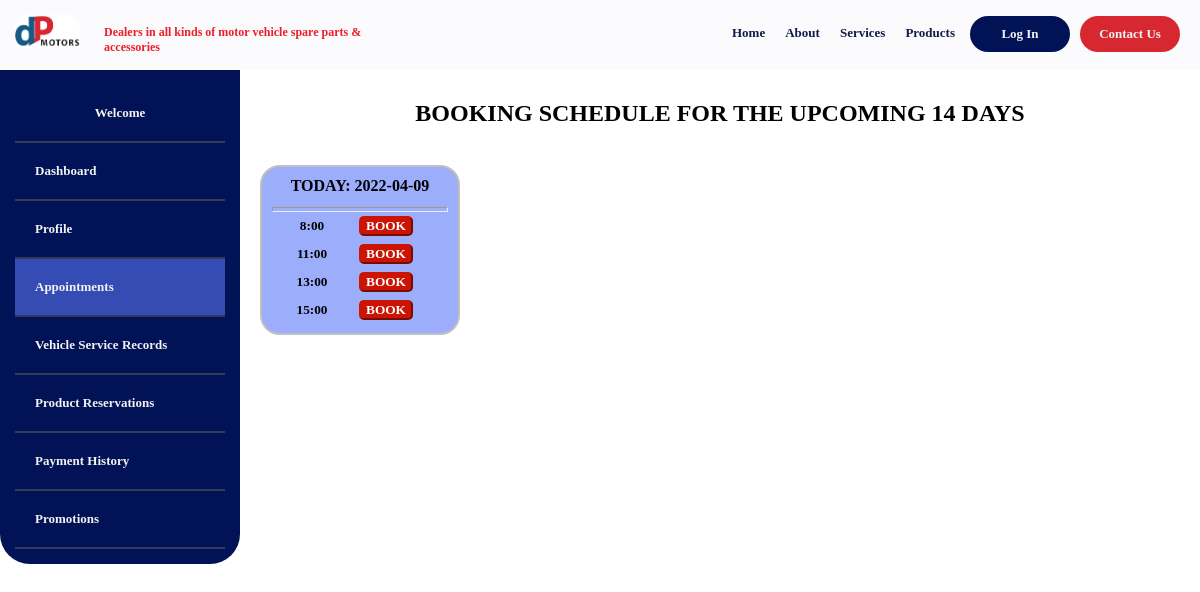
The app's page /UI/Customer/customer appointments/bookAppointment.php with its own data.
### tables this page shows
CREATE TABLE IF NOT EXISTS `schedule` (
  `id` int(11) NOT NULL AUTO_INCREMENT,
  `date` date NOT NULL,
  `timeslot` int(10) NOT NULL,
  `state` varchar(11) NOT NULL,
  PRIMARY KEY (`id`)
);

### UI/Customer/customer appointments/bookAppointment.php (the view, shortened to what this page needs)
<!DOCTYPE HTML>
<html lang="en">
<head>
    <link rel="stylesheet" href="../../../css/main.css">
    <link rel="stylesheet" href="../../../css/schedule.css">
</head>
<body>
    <div class="row r1">
        <?php include_once("../customerTopNav.php");?>
    </div>
    <div class="row r3">
        <div class="col-15 sideNav">
        <?php include_once("../customerSideNav.php");?>
        </div>
        <div class="col-16 content">
            <div class="row">
                <div class="col-12">
                    <h2 style="text-align:center;">BOOKING SCHEDULE FOR THE UPCOMING 14 DAYS</h2>
                    <br>
                </div>
                <?php
                    $sql = "SELECT DISTINCT date FROM schedule WHERE date >=CURDATE() ORDER BY date LIMIT 14";
                    $result = $conn->query($sql);
                    if (mysqli_num_rows($result) > 0){
                        while ($row = mysqli_fetch_assoc($result)) {
                            $today = date("Y-m-d");
                            if ($row['date'] == $today){
                ?>
                <div class="col-3 dateCard today">
                    <h4  class="availDate">TODAY: <?php echo $row['date'];?></h4>
                    <hr style="height:5px;">
                        <?php
                            $sql2 = "SELECT DISTINCT timeslot, id FROM schedule WHERE state='open' AND date='{$row['date']}' order by timeslot ";
                            $result2 = $conn->query($sql2);
                            if (mysqli_num_rows($result2) > 0){
                                while ($row2 = mysqli_fetch_assoc($result2)) {
                        ?>
                        <table class="timeslotsListed">
                            <tr>
                                <td><h5><?php echo $row2['timeslot'];?>:00</h5></td>
                                <td>
                                    <form action="./bookAppointment-form.php" method="post">
                                        <button type="submit" name="book" class="bookButton">
                                            BOOK
                                        </button>
                                    </form>
                                </td>
                            </tr>
                        </table>
                        <?php
                            }
                        }
                        else{
                            echo "<br>";
                            echo "<h5 style='text-align:center;'>NO TIMESLOTS AVAILABLE</h5>";
                        }
                        ?>
                </div>
                <?php
                }
                ?>
            <?php
                }
            }
            ?>
            </div>
        </div>
    </div>
</body>
</html>

### css/schedule.css (style rules this page uses)
.dateCard { padding:10px; width:200px; height:170px; background-color:#FFFAFA; border: 2px solid silver; margin-left:5px; margin-top:5px; border-radius:20px; }
.today { background-color:#9cadfc; }
.availDate { text-align:center; height: 30px; }
.bookButton { border-color:#cb1403; color:white; width:90px; text-align:center; border-radius:5px; background-color:#cb1403; }
.timeslotsListed { margin-left: auto; margin-right: auto; }
.timeslotsListed td { padding:2px; width:50px; text-align:center; }

### css/responsive.css (style rules this page uses)
* { margin:0; padding:0; font-family: 'Tahoma'; font-weight:bold; box-sizing:border-box; }
[class*="col-"] { float: left; padding: 15px; border: 0px solid red; }
.row::after { content: ""; clear: both; display: table; }
.col-3 { width: 25%; }
.col-12 { width: 100%; }
.col-15 { width: 20%; }
.col-16 { width: 80%; }
.r1 { background-color: #FBFBFD; }
button { border-radius:25px; }
.sideNav { border-radius: 0px 0px 30px 30px; background-color: #021257; transition: 0.5s; overflow: hidden; }

### css/landingPage.css (style rules this page uses)
.bookButton { max-width:60%; width:auto; height:auto; border-radius: 50%; cursor: pointer; }

### records on screen
schedule: timeslot "8"
schedule: timeslot "11"
schedule: timeslot "13"
schedule: timeslot "15"

### other values on screen
$row['date'] "2022-04-09"
